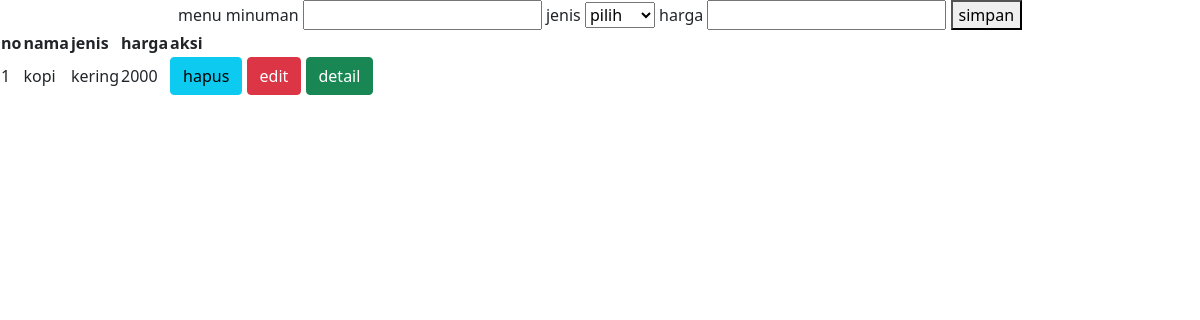
Before: /drink/ with the older database file.
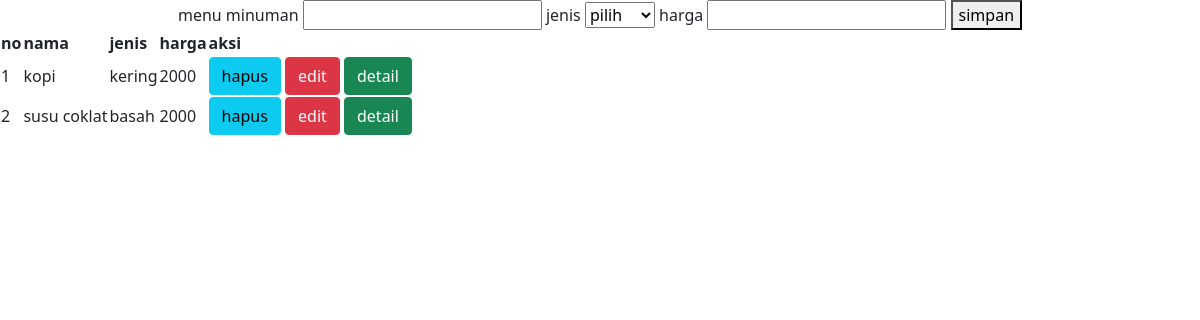
After: the same page with the newer database file.
### foods/models.py (models this page shows)
class minuman(models.Model):
    jenis = models.CharField(default = '',max_length=30)
    nama = models.TextField(default= '', max_length=30)
    harga = models.IntegerField()

### foods/views.py (the view, shortened to what this page needs)
# urls.py: path('drink/',views.input_minuman),
def input_minuman(req):
    minuman = models.minuman.objects.all()
    return render (req, 'index.minuman/index.html', {
        'data_minuman' :minuman,
        })

### foods/templates/index.minuman/index.html (shortened to what this page needs)
<!DOCTYPE html>
<html lang="en">
<head>
    <link href="https://cdn.jsdelivr.net/npm/bootstrap@5.1.3/dist/css/bootstrap.min.css" rel="stylesheet">
</head>
<body>
    <center>
        <form action="" method="POST">
            <label for="">menu minuman</label>
            <input type="text" name="nama">
            <label for="">jenis</label>
            <select name="jenis" id="">
                <option selected>pilih</option>
            </select>
            <label for="">harga</label>
            <input type="number" name="harga">
            <button type="submit">simpan</button>
        </form>
    </center>
    <section>
        <table class="tabel tabel-dark">
            <head>
            <tr>
               <th >no</th>
               <th >nama</th>
               <th >jenis</th>
               <th >harga</th>
               <th >aksi</th>
            </tr>
           </head>
           <body>
               {%for i in data_minuman%}
               <tr>
                   <td>{{forloop.counter}}</td>
                   <td>{{i.nama}}</td>
                   <td>{{i.jenis}}</td>
                   <td>{{i.harga}}</td>
                   <td>
                   <a href="hapus/{{i.id}}"><button type="button" class="btn btn-info">hapus</button></a>
                   <a href="edit/{{i.id}}"><button type="button" class="btn btn-danger">edit</button></a>
                   <a href="detail/{{i.id}}"><button type="button" class="btn btn-success">detail</button></a>
                   </td>
                </tr>
               {%endfor%}
           </body>
        </table>
    </section>
</body>
</html>

Changed rows visible on the page:
added minuman: nama "susu coklat", jenis "basah", harga "2000"
